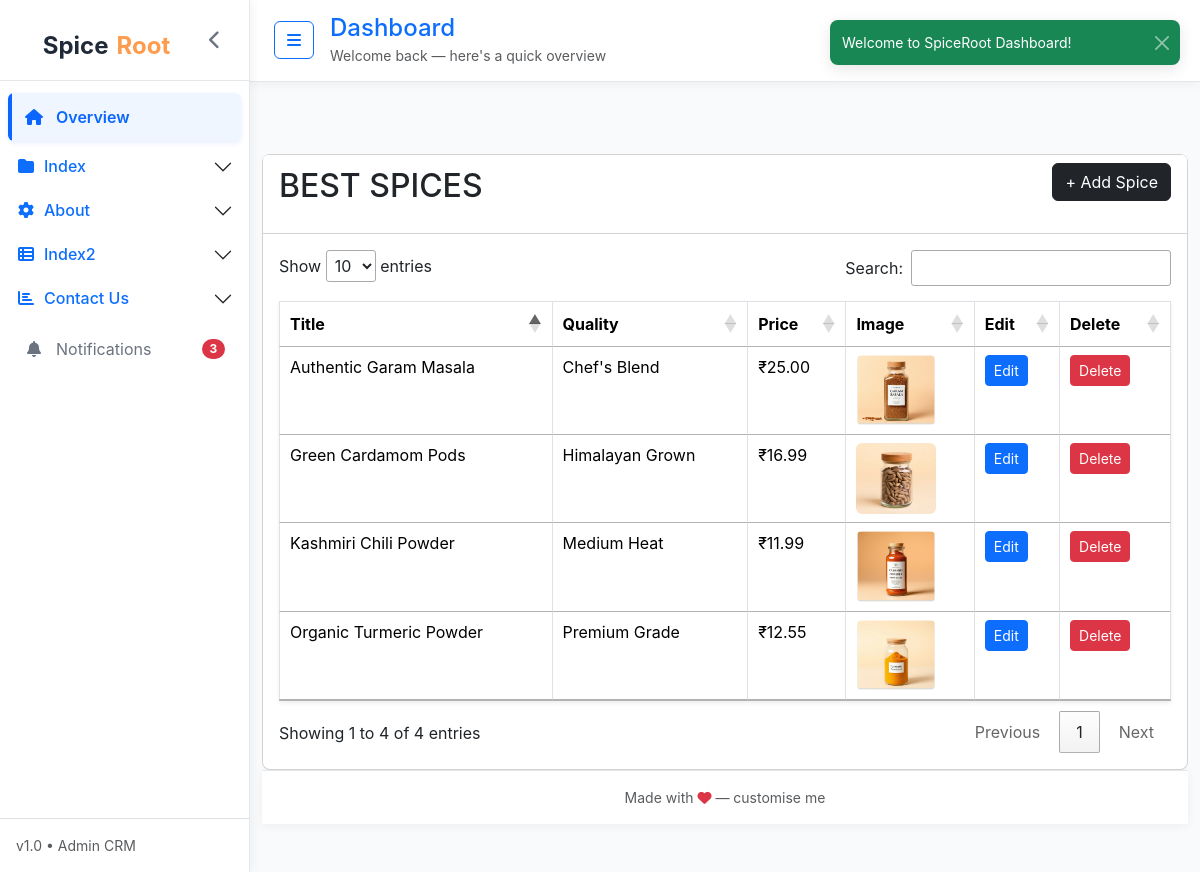
/spices/, run on the app's committed database.
### app/models.py (models this page shows, shortened)
class Spice(models.Model):
    title = models.CharField(max_length=100)
    quality = models.CharField(max_length=100)
    price = models.DecimalField(max_digits=10, decimal_places=2)
    image = models.ImageField(upload_to='spices/', blank=True, null=True)

### app/views.py (the view)
# urls.py: path('spices/', views.add_spice, name='add_spice'),
def add_spice(request):
    if request.method == "POST":
        form = SpiceForm(request.POST, request.FILES)
        if form.is_valid():
            form.save()
            return redirect("add_spice")
    else:
        form = SpiceForm()
    spices = Spice.objects.all()
    return render(request, "Spicex.html", {"form": form, "Spicesxx": spices})

### app/forms.py
class SpiceForm(forms.ModelForm):
    class Meta:
        model = Spice
        fields = ['title', 'quality', 'price', 'image']
        widgets = {
            'title': forms.TextInput(attrs={'class': 'form-control', 'placeholder': 'Enter spice name'}),
            'quality': forms.TextInput(attrs={'class': 'form-control', 'placeholder': 'Quality (e.g., Premium)'}),
            'price': forms.NumberInput(attrs={'class': 'form-control', 'placeholder': 'Price in ₹'}),
            'image': forms.ClearableFileInput(attrs={'class': 'form-control'}),
        }

### app/templates/Spicex.html (shortened to what this page needs)
{% extends "offline_base.html" %}
{% load static %}
{% block content %}
<div class="container-fluid py-5 mt-4">
  <div class="card rounded-3">
    <div class="card-header d-flex justify-content-between align-items-center">
 <h2 class="mb-3">BEST SPICES</h2>
    <button type="button" class="btn btn-dark mb-4" data-bs-toggle="modal" data-bs-target="#addSpiceModal">
        + Add Spice
    </button>
    </div>
   <div class="card-body">
    <table class="table table-bordered table-hover shadow-sm" id="table">
        <thead class="" >
            <tr>
                <th>Title</th>
                <th>Quality</th>
                <th>Price</th>
                <th>Image</th>
                <th>Edit</th>
                <th>Delete</th>
            </tr>
        </thead>
        <tbody>
            {% for i in Spicesxx %}
            <tr>
                <td>{{ i.title }}</td>
                <td>{{ i.quality }}</td>
                <td>₹{{ i.price }}</td>
                <td>
                    {% if i.image %}
                        <img src="{{ i.image.url }}" alt="{{ i.title }}" width="80" class="rounded">
                    {% else %}
                        <span class="text-muted">No image</span>
                    {% endif %}
                </td>
                <td>
                    <button class="btn btn-sm btn-primary" data-bs-toggle="modal" data-bs-target="#editSpiceModal{{ i.id }}">
                        Edit
                    </button></td>
                    <td>    <button class="btn btn-sm btn-danger" data-bs-toggle="modal" data-bs-target="#deleteSpiceModal{{ i.id }}">
                        Delete
                    </button>
                </td>
            </tr>
            {% empty %}
            <tr>
                <td colspan="5" class="text-center text-muted">No spices yet.</td>
            </tr>
            {% endfor %}
        </tbody>
    </table>
</div>
    </div>
{% endblock %}

### app/templates/offline_base.html (shortened to what this page needs)
{% load static %}
<!doctype html>
<html lang="en">
<head>
  <link href="https://cdn.jsdelivr.net/npm/bootstrap@5.3.2/dist/css/bootstrap.min.css" rel="stylesheet">
  <link rel="stylesheet" href="https://cdn.datatables.net/1.13.6/css/jquery.dataTables.min.css">
  <link rel="stylesheet" href="https://cdn.datatables.net/1.13.6/css/dataTables.bootstrap5.min.css">
  <link rel="stylesheet" href="https://cdnjs.cloudflare.com/ajax/libs/font-awesome/6.4.0/css/all.min.css">
</head>
<body>
  <div class="app-wrap">
    <aside class="sidebar" id="sidebar">
      <div class="brand">
        <div class="d-flex mx-auto align-items-center">
          <a>
            <h1 class="mb-0 "><span class="spice me-2">Spice</span><span class="root">Root</span></h1>
          </a>
        </div>
        <button class="collapse-toggle" id="collapseBtn">
        </button>
      </div>
      <nav class="nav flex-column">
        <a href="{% url 'base' %}" class="nav-link active">
          <span class="nav-icon"><i class="fas fa-home"></i></span><span class="nav-text">Overview</span>
        </a>
        <div class="accordion" id="sidebarAccordion">
          <div class="accordion-item border-0">
            <h2 class="accordion-header">
              <button class="accordion-button collapsed px-3" type="button" data-bs-toggle="collapse"
                data-bs-target="#collapseOne">
                <span class="nav-icon"><i class="fas fa-folder"></i></span><span class="ms-2">Index</span>
              </button>
            </h2>
          </div>
          <div class="accordion-item border-0">
            <h2 class="accordion-header">
              <button class="accordion-button collapsed px-3" type="button" data-bs-toggle="collapse"
                data-bs-target="#collapseTwo">
                <span class="nav-icon"><i class="fas fa-cog"></i></span><span class="ms-2">About</span>
              </button>
            </h2>
          </div>
          <div class="accordion-item border-0">
            <h2 class="accordion-header">
              <button class="accordion-button collapsed px-3" type="button" data-bs-toggle="collapse"
                data-bs-target="#collapseTwo2">
                <span class="nav-icon"><i class="fas fa-th-list"></i></span><span class="ms-2">Index2</span>
              </button>
            </h2>
          </div>
          <div class="accordion-item border-0">
            <h2 class="accordion-header">
              <button class="accordion-button collapsed px-3" type="button" data-bs-toggle="collapse"
                data-bs-target="#collapseThree">
                <span class="nav-icon"><i class="fas fa-chart-bar"></i></span><span class="ms-2">Contact Us</span>
              </button>
            </h2>
          </div>
        </div>
        <a href="#" class="nav-link">
          <span class="nav-icon"><i class="fas fa-bell"></i></span><span class="nav-text">Notifications</span>
          <span class="badge bg-danger rounded-pill ms-auto pulse">3</span>
        </a>
      </nav>
      <div class="p-3 small text-muted border-top">v1.0 • Admin CRM</div>
    </aside>
    <main class="main">
      <div class="topbar">
        <div class="d-flex align-items-center gap-3">
          <button class="btn btn-outline-primary" id="mobileToggle">
            <i class="fas fa-bars"></i>
          </button>
          <div>
            <h4 class="mb-0 text-primary">Dashboard</h4>
            <small class="text-muted">Welcome back — here's a quick overview</small>
          </div>
        </div>
        <div class="dropdown">
          <button class="btn btn-outline-secondary dropdown-toggle" data-bs-toggle="dropdown">
          </button>
        </div>
      </div>
      {% block content %}{% endblock %}
      <footer class="text-center text-muted small">Made with <i class="fas fa-heart text-danger"></i> — customise me</footer>
    </main>
  </div>
  <div class="toast-container"></div>
  <link rel="stylesheet" href="https://cdn.datatables.net/responsive/2.5.0/css/responsive.bootstrap5.min.css">
</body>
</html>

### app/templates/offline_base.html (style rules this page uses)
.spice { color:#1F2937; font-size:24px; font-weight: bold; }
.root { color:#FF9B4D; font-size:24px; font-weight: bold; }
:root { --bg: #f9fafb; --panel: #ffffff; --primary-blue: #0b66ff; --muted: #6b7280; --transition-speed: 0.3s; }
body { background: var(--bg); font-family: Inter, system-ui, -apple-system, 'Segoe UI', Roboto, 'Helvetica Neue', Arial; }
.app-wrap { display: flex; min-height: 100vh; }
.sidebar { width: 250px; background: var(--panel); border-right: 1px solid #e5e7eb; transition: width var(--transition-speed) ease, transform var(--transition-speed) ease; display: flex; flex-direction: column; box-shadow: 2px 0 10px rgba(0, 0, 0, 0.05); z-index: 1000; }
.brand { padding: 1rem; display: flex; align-items: center; justify-content: space-between; border-bottom: 1px solid #e5e7eb; }
.collapse-toggle { background: none; border: none; color: var(--muted); cursor: pointer; font-size: 1.2rem; transition: all 0.2s ease; border-radius: 50%; width: 36px; height: 36px; display: flex; align-items: center; justify-content: center; }
.nav { flex: 1; padding: .5rem 0; }
.nav-link { color: var(--muted); padding: .75rem 1rem; display: flex; align-items: center; gap: .75rem; border-radius: 6px; margin: .25rem .5rem; transition: all 0.2s ease; position: relative; overflow: hidden; }
.nav-link.active { background: #eff6ff; color: var(--primary-blue); font-weight: 600; box-shadow: 0 2px 5px rgba(11, 102, 255, 0.1); }
.nav-link.active::before { content: ''; position: absolute; left: 0; top: 0; height: 100%; width: 4px; background: var(--primary-blue); }
.nav-icon { width: 20px; text-align: center; transition: transform 0.2s ease; }
.main { flex: 1; transition: margin-left var(--transition-speed) ease; }
.card { background:white; }
.card-header { background: white; }
.topbar { display: flex; justify-content: space-between; align-items: center; margin-bottom: 1.5rem; padding: 14px 1.5rem; background: var(--panel); box-shadow: 0 2px 10px rgba(0, 0, 0, 0.05); transition: all 0.3s ease; border-bottom: 1px solid #e5e7eb; }
.accordion-button { background: transparent !important; box-shadow: none !important; border: none !important; color: #0d6efd; font-weight: 500; transition: all 0.2s ease; padding: 0.75rem 1rem; }
footer { padding: 16px; background: var(--panel); box-shadow: 0 2px 10px rgba(0, 0, 0, 0.05); transition: all 0.3s ease; border-top: 1px solid #e5e7eb; }
#mobileToggle { transition: all 0.3s ease; }
.pulse { animation: pulse 2s infinite; }
.toast-container { position: fixed; top: 20px; right: 20px; z-index: 1060; }

### data on the page
Spice: title "Organic Turmeric Powder", quality "Premium Grade", price "12.55", image (picture)
Spice: title "Authentic Garam Masala", quality "Chef's Blend", price "25.00", image (picture)
Spice: title "Green Cardamom Pods", quality "Himalayan Grown", price "16.99", image (picture)
Spice: title "Kashmiri Chili Powder", quality "Medium Heat", price "11.99", image (picture)
